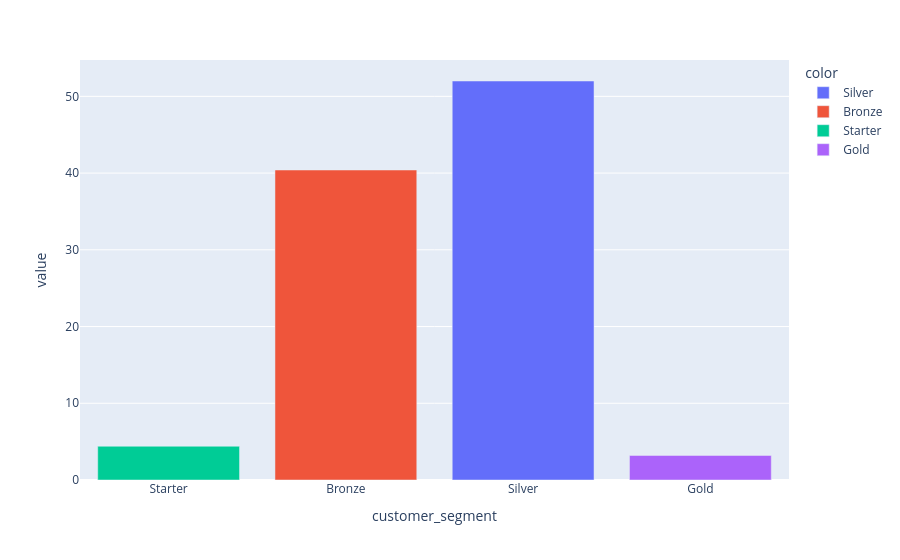

Notebook code for this chart:
### Code cell
# Percentual distribution on target variable
target_percentual = (target_count / len(df_segments)) * 100
px.bar(target_percentual, color=target_percentual.index, category_orders={'customer_segment': target_list})

### Figure 1 — Plotly figure (JSON) as saved in the notebook; plotly's stock layout.template omitted (floating-point values rounded to 4 significant figures)
{"data": [{"hovertemplate": "color=Silver<br>customer_segment=%{x}<br>value=%{y}<extra></extra>", "legendgroup": "Silver", "marker": {"color": "#636efa", "pattern": {"shape": ""}}, "name": "Silver", "orientation": "v", "showlegend": true, "textposition": "auto", "type": "bar", "x": ["Silver"], "xaxis": "x", "y": [52.0], "yaxis": "y"}, {"hovertemplate": "color=Bronze<br>customer_segment=%{x}<br>value=%{y}<extra></extra>", "legendgroup": "Bronze", "marker": {"color": "#EF553B", "pattern": {"shape": ""}}, "name": "Bronze", "orientation": "v", "showlegend": true, "textposition": "auto", "type": "bar", "x": ["Bronze"], "xaxis": "x", "y": [40.4], "yaxis": "y"}, {"hovertemplate": "color=Starter<br>customer_segment=%{x}<br>value=%{y}<extra></extra>", "legendgroup": "Starter", "marker": {"color": "#00cc96", "pattern": {"shape": ""}}, "name": "Starter", "orientation": "v", "showlegend": true, "textposition": "auto", "type": "bar", "x": ["Starter"], "xaxis": "x", "y": [4.4], "yaxis": "y"}, {"hovertemplate": "color=Gold<br>customer_segment=%{x}<br>value=%{y}<extra></extra>", "legendgroup": "Gold", "marker": {"color": "#ab63fa", "pattern": {"shape": ""}}, "name": "Gold", "orientation": "v", "showlegend": true, "textposition": "auto", "type": "bar", "x": ["Gold"], "xaxis": "x", "y": [3.2], "yaxis": "y"}], "layout": {"barmode": "relative", "legend": {"title": {"text": "color"}, "tracegroupgap": 0}, "margin": {"t": 60}, "xaxis": {"anchor": "y", "categoryarray": ["Starter", "Bronze", "Silver", "Gold"], "categoryorder": "array", "domain": [0, 1], "title": {"text": "customer_segment"}}, "yaxis": {"anchor": "x", "domain": [0, 1], "title": {"text": "value"}}}}
